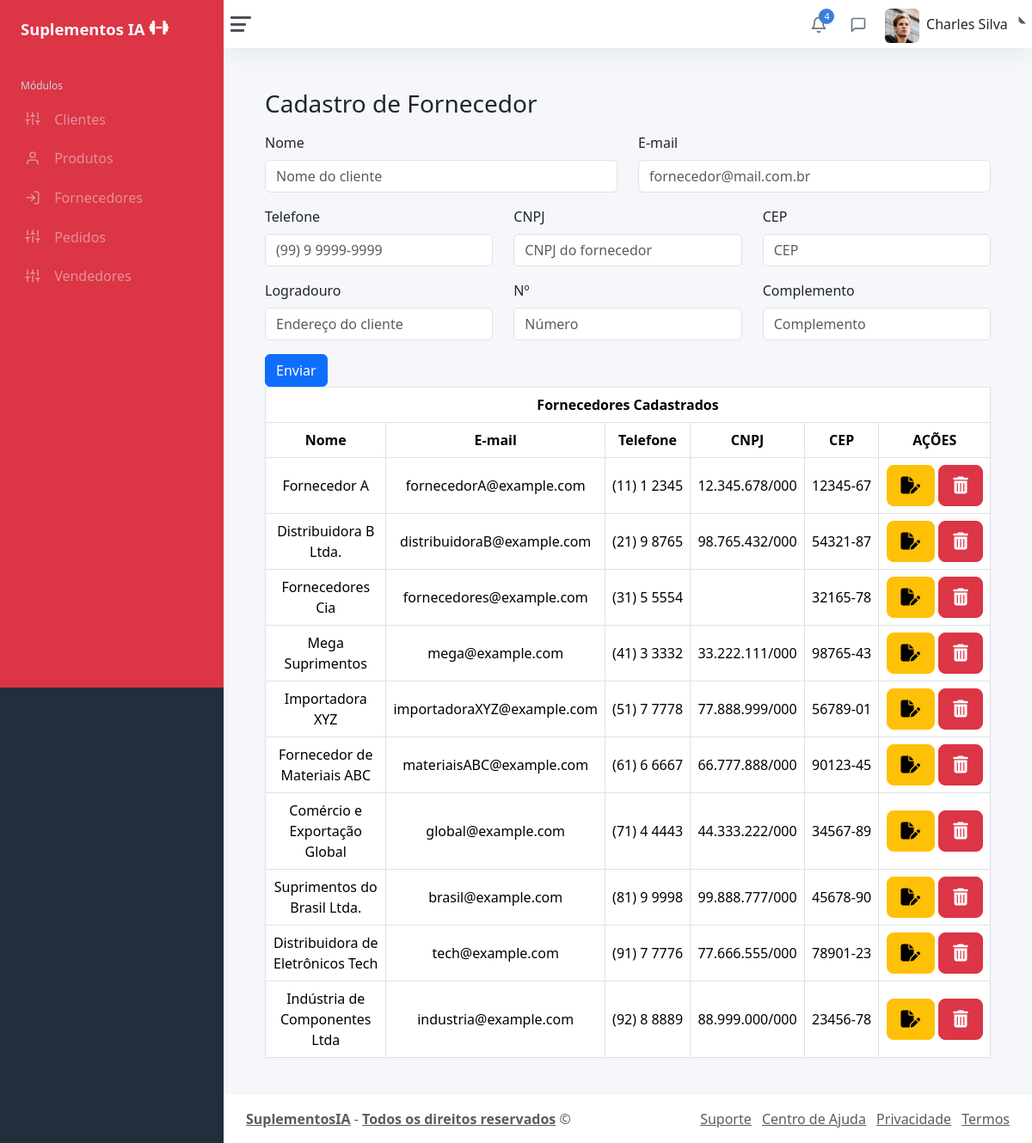
The page /static/formfornecedor.php on the database as committed earlier.
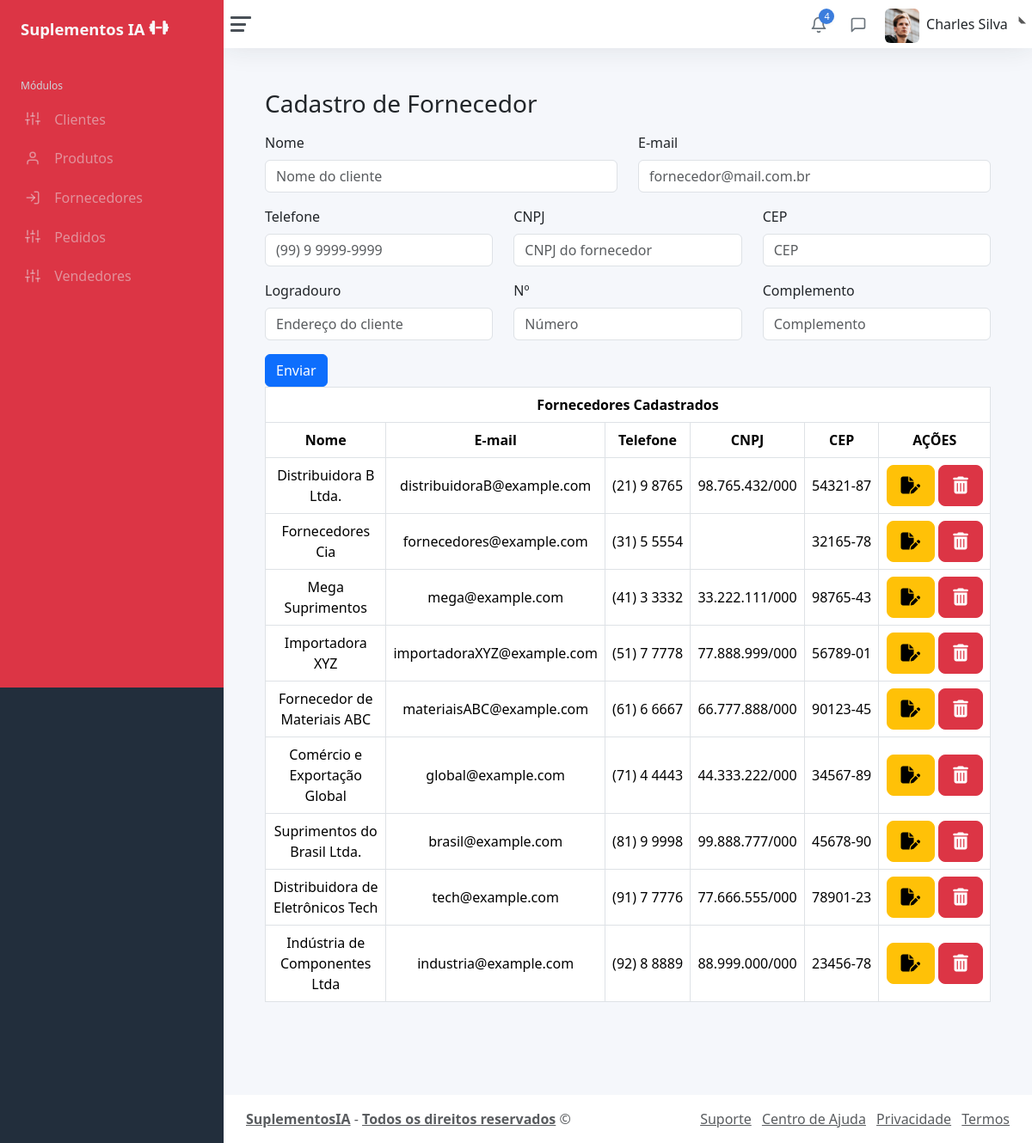
The same page on the database as committed later.
### tables this page shows
CREATE TABLE `fornecedor` (
  `id` int(11) NOT NULL,
  `nome` varchar(45) NOT NULL,
  `email` varchar(100) NOT NULL,
  `telefone` char(11) NOT NULL,
  `cpfcnpj` char(14) NOT NULL,
  `cep` char(8) NOT NULL,
  `logradouro` varchar(45) NOT NULL,
  `numero` char(10) NOT NULL,
  `complemento` varchar(45) NOT NULL
);

### static/formfornecedor.php (the view, shortened to what this page needs)
<!DOCTYPE html>
<html lang="pt-BR">
<head>
	<?php include 'header.php' ?>
</head>
<body>
	<div class="wrapper">
		<?php include 'menu.php' ?>
		<div class="main">
			<?php include 'topo.php' ?>
			<main class="content">
				<form action="cadastrofornecedor.php" method="post">
					<div class="container-fluid p-0">
						<h1 class="h3 mb-3">Cadastro de Fornecedor</h1>
						<div class="row">
							<div class="mb-3 col-6">
								<label for="nome" class="form-label">Nome</label>
								<input
								type="text"
								class="form-control"
								name="nome"
								id="nome"
								placeholder="Nome do cliente">
							</div>
							<div class="mb-3 col-6">
								<label for="email" class="form-label">E-mail</label>
								<input
								type="email"
								class="form-control"
								name="email"
								id="email"
								placeholder="fornecedor@mail.com.br"/>
							</div>
						</div>
						<div class="row">
							<div class="mb-3 col-4">
								<label for="telefone" class="form-label">Telefone</label>
								<input
								type="text"
								class="form-control"
								name="telefone"
								id="telefone"
								placeholder="(99) 9 9999-9999">
							</div>
							<div class="mb-3 col-4">
								<label for="cpfcnpj" class="form-label">CNPJ</label>
								<input
								type="cpfcnpj"
								class="form-control"
								name="cpfcnpj"
								id="cpfcnpj"
								placeholder="CNPJ do fornecedor"/>
							</div>
							<div class="mb-3 col-4">
								<label for="cep" class="form-label">CEP</label>
								<input
								type="cep"
								class="form-control"
								name="cep"
								id="cep"
								placeholder="CEP"/>
							</div>
						</div>
						<div class="row">
							<div class="mb-3 col-4">
								<label for="logradouro" class="form-label">Logradouro</label>
								<input
								type="text"
								class="form-control"
								name="logradouro"
								id="logradouro"
								placeholder="Endereço do cliente">
							</div>
							<div class="mb-3 col-4">
								<label for="numero" class="form-label">Nº</label>
								<input
								type="numero"
								class="form-control"
								name="numero"
								id="numero"
								placeholder="Número"/>
							</div>
							<div class="mb-3 col-4">
								<label for="complemento" class="form-label">Complemento</label>
								<input
								type="complemento"
								class="form-control"
								name="complemento"
								id="complemento"
								placeholder="Complemento"/>
							</div>
						</div>
						<button type="submit" class="btn btn-primary">Enviar</button>
					</div>
				</form>
			<div class="main">
				<div
					class="table-responsive"
				>
					<table
						class="table table-bordered"
					>
						<thead>
						<tr><th colspan="7" style="text-align: center;">Fornecedores Cadastrados</th></tr>
							<tr class="text-center">
								<th class="col-2" scope="col">Nome</th>
								<th  class="col-2" colspanscope="col">E-mail</th>
								<th scope="col">Telefone</th>
								<th scope="col">CNPJ</th>
								<th scope="col">CEP</th>
								<th scope="col">AÇÕES</th>
							</tr>
						</thead>
						<tbody>
							<?php include 'conexao.php';
							$sql = "SELECT * FROM fornecedor";
							$busca = mysqli_query($conexao, $sql);
							while ($dados = mysqli_fetch_array($busca)){
								$nome = $dados['nome'];
								$email = $dados['email'];
								$telefone = $dados['telefone'];
								$cpfcnpj = $dados['cpfcnpj'];
								$cep = $dados['cep'];
								$id = $dados['id'];
							?>
								<tr class="text-center">
									<td><?php echo $nome ?></td>
									<td><?php echo $email ?></td>
									<td><?php echo $telefone ?></td>
									<td><?php echo $cpfcnpj ?></td>
									<td><?php echo $cep ?></td>
									<td>
												<button
													type="button"
													class="btn btn-warning btn-lg"
													data-bs-toggle="modal"
													data-bs-target="#modaleditar"
													data-id="<?php echo $id ?>"
												>
												<i class="fa-solid fa-file-pen"></i></button>
	</div>
	</div>
	<button
	type="button"
	class="btn btn-danger btn-lg"
	data-bs-toggle="modal"
	data-bs-target="#modalexcluir"
	>
	<i class="fa-solid fa-trash-can"></i></button>
	</td>
								</tr>
							<?php } ?>
			<footer class="footer">
    			<?php include 'footer.php' ?>
			</footer>
</body>
</html>

Rows that differ between the two databases and show on the page:
removed fornecedor: nome "Fornecedor A", email "fornecedorA@example.com", telefone "(11) 1 2345", cpfcnpj "12.345.678/000", cep "12345-67"
